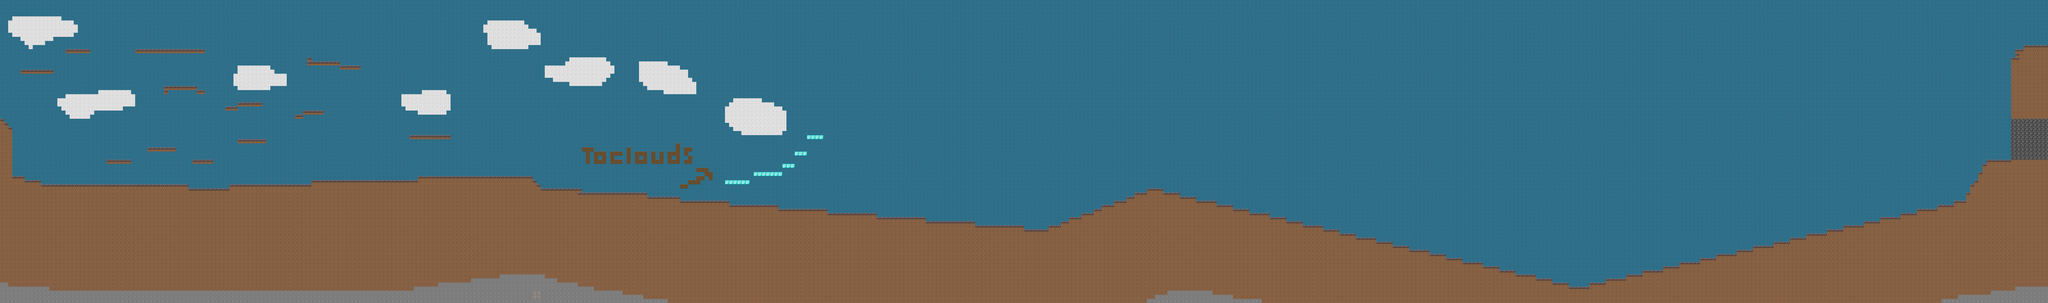

Tiled map render using the project's own tile images. Description and the map definition, with tile-layer contents summarised, below:
An orthogonal 500x74 tile map with 16x16 px tiles, 2 tile layers (bkg, GFX), 2 tilesets and 166 objects (p1SpawnPoint, EndPoint).

<map version="1.0" orientation="orthogonal" renderorder="right-down" width="500" height="74" tilewidth="16" tileheight="16" nextobjectid="193">
 <tileset firstgid="1" name="tileset" tilewidth="16" tileheight="16" tilecount="418" columns="22">
  <image source="ts_test.jpg" width="353" height="305" />
 </tileset>
 <tileset firstgid="419" name="mcts" tilewidth="16" tileheight="16" tilecount="256" columns="16">
  <image source="mcts.png" width="256" height="256" />
 </tileset>
 <layer name="bkg" width="500" height="74">
  <data>[37000 cells, 0 non-empty, 0 distinct tile ids]</data>
 </layer>
 <layer name="GFX" width="500" height="74">
  <data>[37000 cells, 37000 non-empty, 9 distinct tile ids]</data>
 </layer>
 <objectgroup name="EditableBlocks">
  <object id="1" x="80" y="272.25" width="128" height="15.75" />
  <object id="2" x="256" y="192" width="95.3333" height="16" />
  <object id="9" x="0" y="464" width="15.3333" height="16.6667" />
  <object id="10" x="16" y="480.667" width="15.3333" height="14.6667" />
  <object id="11" x="32" y="496.667" width="15.3333" height="15.3333" />
  <object id="12" x="48" y="688" width="47.3333" height="15.3333" />
  <object id="13" x="96.6667" y="705.333" width="62.6667" height="14.6667" />
  <object id="14" x="159.333" y="720.667" width="576.667" height="14" />
  <object id="15" x="736" y="736" width="160" height="16.6667" />
  <object id="16" x="896.667" y="720" width="318.667" height="16" />
  <object id="17" x="1216" y="703.333" width="415.333" height="16.6667" />
  <object id="18" x="1632.67" y="687.333" width="446.667" height="16.6667" />
  <object id="19" x="2079.33" y="704.667" width="16" height="15.3333" />
  <object id="20" x="2096.67" y="720.667" width="14.6667" height="15.3333" />
  <object id="21" x="2112.67" y="736.667" width="158.667" height="14.6667" />
  <object id="22" x="2271.33" y="753.333" width="256" height="14.6667" />
  <object id="23" x="2528" y="768.667" width="126.667" height="14.6667" />
  <object id="24" x="2656" y="784.67" width="192" height="14.6667" />
  <object id="25" x="2849.33" y="801.33" width="190.667" height="13.3333" />
  <object id="26" x="3040.67" y="816.67" width="192" height="16" />
  <object id="27" x="3232" y="832" width="191.333" height="15.3333" />
  <object id="28" x="3422.67" y="846.67" width="193.333" height="17.3333" />
  <object id="29" x="3617.33" y="865.33" width="191.333" height="14.6667" />
  <object id="30" x="3807.33" y="880" width="192" height="15.3333" />
  <object id="31" x="3999.33" y="896.67" width="96" height="14.6667" />
  <object id="32" x="4096.67" y="878.67" width="46.6667" height="18" />
  <object id="33" x="4144" y="864" width="31.3333" height="15.3333" />
  <object id="34" x="4175.33" y="847.33" width="48" height="16" />
  <object id="35" x="4224" y="832.67" width="46.6667" height="14.6667" />
  <object id="37" x="4544" y="752.667" width="63.3333" height="14.6667" />
  <object id="38" x="4608" y="768.667" width="64" height="14.6667" />
  <object id="39" x="4672" y="783.33" width="81.3333" height="17.3333" />
  <object id="40" x="4752" y="800.67" width="63.3333" height="15.3333" />
  <object id="41" x="4815.33" y="816" width="64" height="15.3333" />
  <object id="42" x="4880" y="834" width="78.6667" height="13.3333" />
  <object id="43" x="4962.67" y="848" width="61.3333" height="16" />
  <object id="44" x="5024" y="864" width="64" height="16" />
  <object id="45" x="5088" y="880" width="80.6667" height="15.3333" />
  <object id="48" x="5168.67" y="896.67" width="63.3333" height="16" />
  <object id="49" x="5232" y="911.33" width="62.6667" height="16.6667" />
  <object id="50" x="5294.67" y="928" width="82" height="16.6667" />
  <object id="51" x="5376.67" y="944.67" width="63.3333" height="15.3333" />
  <object id="52" x="5439.33" y="960" width="65.3333" height="15.3333" />
  <object id="53" x="5504.67" y="975.33" width="79.3333" height="16.6667" />
  <object id="54" x="5584" y="992.67" width="64" height="16" />
  <object id="55" x="5646" y="1006.67" width="66" height="16" />
  <object id="56" x="5712" y="1022.67" width="79.3333" height="16.6667" />
  <object id="57" x="5791.33" y="1039.33" width="63.3333" height="17.3333" />
  <object id="58" x="5854.67" y="1057.33" width="64.6667" height="14" />
  <object id="59" x="5920.67" y="1073.33" width="78" height="14.6667" />
  <object id="60" x="5998.67" y="1087.33" width="64" height="16" />
  <object id="61" x="6063.33" y="1102.67" width="63.3333" height="16.6667" />
  <object id="62" x="6128" y="1120" width="79.3333" height="14" />
  <object id="63" x="6207.33" y="1104.67" width="63.3333" height="14.6667" />
  <object id="64" x="6271.33" y="1087.33" width="80" height="16" />
  <object id="65" x="6353.33" y="1072.67" width="61.3333" height="14.6667" />
  <object id="68" x="6417.33" y="1056.67" width="78" height="16" />
  <object id="69" x="6495.33" y="1040" width="64" height="15.3333" />
  <object id="70" x="6560" y="1022.67" width="80.6667" height="17.3333" />
  <object id="71" x="6640" y="1008" width="63.3333" height="15.3333" />
  <object id="72" x="6704" y="991.33" width="80" height="17.3333" />
  <object id="73" x="6784" y="976.67" width="64" height="15.3333" />
  <object id="74" x="6848" y="960" width="80" height="16.6667" />
  <object id="75" x="6928.67" y="944" width="63.3333" height="16.6667" />
  <object id="76" x="6993.33" y="927.33" width="63.3333" height="16" />
  <object id="77" x="7056" y="912" width="80" height="14.6667" />
  <object id="78" x="7135.33" y="896.67" width="64.6667" height="15.3333" />
  <object id="79" x="7200" y="879.33" width="80" height="16.6667" />
  <object id="80" x="7280" y="865.33" width="64" height="16" />
  <object id="81" x="7344" y="846.67" width="80" height="17.3333" />
  <object id="82" x="7424.67" y="831.33" width="63.3333" height="18" />
  <object id="83" x="7488" y="816" width="79.3333" height="16" />
  <object id="84" x="7569.33" y="800" width="61.3333" height="15.3333" />
  <object id="85" x="7632" y="785.33" width="48" height="14" />
  <object id="86" x="7679.33" y="752.667" width="16" height="31.3333" />
  <object id="87" x="7696" y="720" width="16.6667" height="32" />
  <object id="88" x="7712.67" y="704.667" width="14.6667" height="14.6667" />
  <object id="89" x="7726.67" y="672" width="18" height="32" />
  <object id="90" x="7744.67" y="640.667" width="15.3333" height="31.3333" />
  <object id="91" x="7760" y="624" width="95.3333" height="16.6667" />
  <object id="92" x="7856.67" y="224" width="16" height="238.667" />
  <object id="93" x="7872.67" y="192.667" width="14.6667" height="31.3333" />
  <object id="94" x="7887.33" y="192.667" width="16" height="14.6667" />
  <object id="95" x="7904.67" y="175.333" width="95.3333" height="16" />
  <object id="96" x="31" y="512" width="16" height="177" />
  <object id="97" x="416" y="623" width="95" height="17" />
  <object id="98" x="577" y="575" width="110" height="17" />
  <object id="99" x="753" y="623" width="78" height="16" />
  <object id="100" x="640" y="337" width="127" height="15" />
  <object id="101" x="767" y="352" width="32" height="15" />
  <object id="102" x="641" y="351" width="13" height="16" />
  <object id="103" x="527" y="190" width="273" height="17" />
  <object id="104" x="881" y="416" width="46" height="15" />
  <object id="105" x="929" y="399" width="94" height="16" />
  <object id="106" x="928" y="542" width="112" height="18" />
  <object id="107" x="1152" y="447" width="31" height="16" />
  </objectgroup>
 <objectgroup name="blocks" />
 <objectgroup name="triggerPoints">
  <!-- 2 objects omitted --></objectgroup>
</map>
<!-- 70 of 166 objects omitted -->
